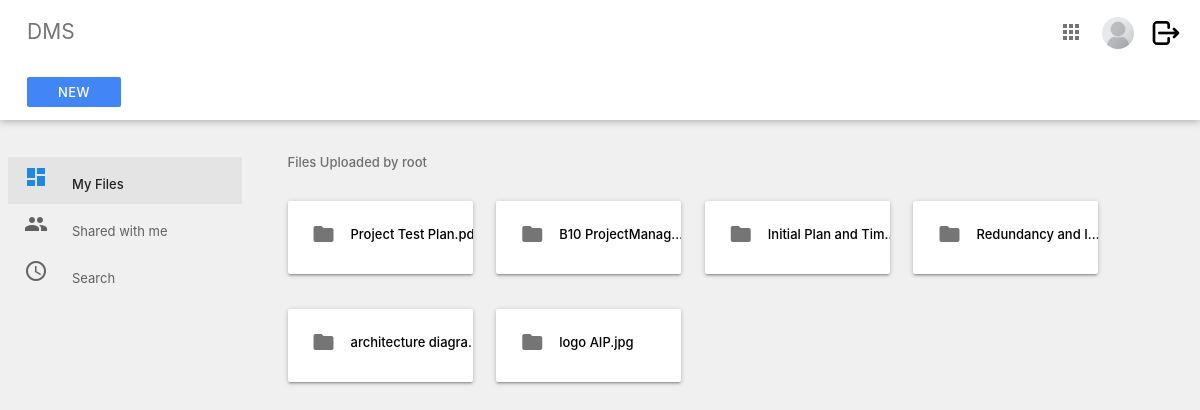
/index/ (signed in), run on an earlier commit of the app's database.
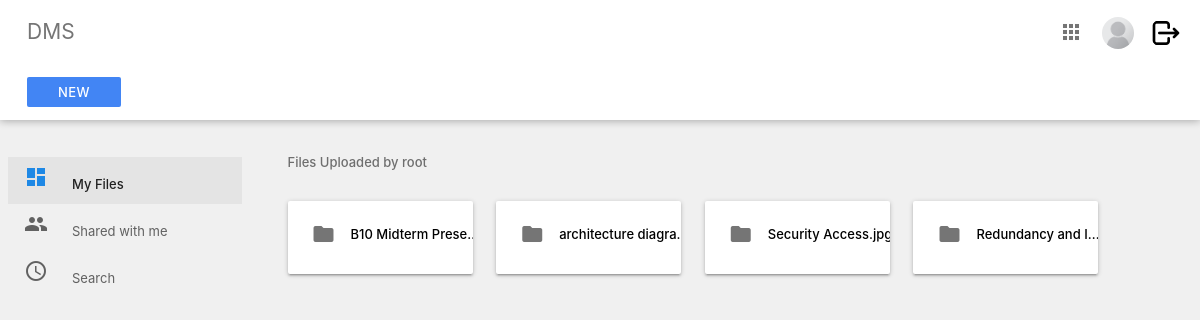
And on a later commit of the database.
### Users/models.py (models this page shows, shortened)
class UserInfo(models.Model):
    groupchoices = models.TextChoices('groupchoices', 'management accounting sales tech restricted')
    user = models.OneToOneField(User,
                                on_delete=models.CASCADE,
                                null=True,
                                blank=True)
    name = models.CharField(max_length=200, null=True)
    email = models.EmailField(max_length=200,null=True)
    image = models.ImageField(null=True, upload_to='profile_pics/', blank=True)
    active = models.BooleanField(default=True)
    priv_level = models.IntegerField(default=3)
    group = models.CharField(max_length=100,
                             default='restricted',
                             choices=groupchoices.choices)
    remarks = models.CharField(max_length=200, null=True, blank=True)
    @property
    def imageURL(self):
        try:
            url = self.image.url
        except:
            url = '/media/placeholder.png'
        return url

### System/models.py (models this page shows, shortened)
class Files(models.Model):
    groupchoices = models.TextChoices('groupchoices', 'management all accounting sales tech')
    name = models.CharField(max_length=100)
    org_name = models.CharField(max_length=100, blank=True, null=True)
    extension = models.CharField(max_length=10, blank=True, null=True)
    file = models.FileField(upload_to='files/')
    group = models.CharField(max_length=100,
                             default='all',
                             choices=groupchoices.choices)
    uploaded_by = models.ForeignKey(User, on_delete=models.SET_NULL, null=True, blank=True)
    version = models.IntegerField(default='1')
    active = models.BooleanField(default=True)
    created_at = models.DateTimeField(auto_now_add=True)
    new_version = models.BooleanField(default=False)
    file_content = models.TextField(blank=True, null=True)
    @property
    def fileURL(self):
        try:
            url = self.file.url
        except:
            url = None
        return url

class Version_control(models.Model):
    groupchoices = models.TextChoices('groupchoices', 'management all accounting sales tech')
    name = models.CharField(max_length=100)
    file = models.FileField(upload_to='files/version/')
    org_name = models.CharField(max_length=100, blank=True, null=True)
    extension = models.CharField(max_length=10, blank=True, null=True)
    version = models.IntegerField(default='2')
    prev_version = models.ForeignKey(Files, on_delete=models.SET_NULL, null=True, blank=True)
    pre_ver_control = models.ForeignKey('self', on_delete=models.SET_NULL, null=True, blank=True)
    group = models.CharField(max_length=100,
                             default='all',
                             choices=groupchoices.choices)
    uploaded_by = models.ForeignKey(User, on_delete=models.SET_NULL, null=True, blank=True)
    created_at = models.DateTimeField(auto_now_add=True)
    new_version = models.BooleanField(default=False)
    file_content = models.TextField(blank=True, null=True)
    @property
    def fileURL(self):
        try:
            url = self.file.url
        except:
            url = None
        return url

### System/views.py (the view)
# urls.py: path('index/', include("System.urls")),
@login_required(login_url='login')
def index(request):
    if not check_user_status(request):
        messages.error(request, 'Your account is not active. Please contact admin to activate your account.')
        return redirect('logout')
    user = UserInfo.objects.get(user=request.user)
    files = Files.objects.filter(uploaded_by=request.user, new_version=False)
    new_ver = Version_control.objects.filter(uploaded_by=request.user, new_version=False)
    context = {'index':'index','user':user}
    if new_ver.count() > 0:
        context = {'data1': new_ver, 'index':'index', 'user':user}
    if files.count() > 0:
        context = {'data': files, 'index':'index', 'user':user}
    if new_ver.count() > 0 and files.count() > 0:
         context = {'data': files, 'data1':new_ver, 'index':'index', 'user':user}
    return render(request, 'dms/index.html', context)

### System/utils.py (called while the page is built)
def check_user_status(request):
    user = UserInfo.objects.get(user=request.user)
    if user.active == True:
        return True
    else:
        return False

### template/dms/index.html (shortened to what this page needs)
{% extends  'dms/section/main.html'%}
{% load static %}
{% block content %}
    <div class="main">
      <div class="container-fluid">
        <p class="subheader">Files Uploaded by {{request.user}} </p>
        {% if data %}
        {% for d in data %}
        <div class="card-panel folder">
          <a href="{% url 'view' pk=d.id type='file' %}">
            <i class=" material-icons left">folder</i>
          </a>
          <div class="tooltip"><a href="{{d.fileURL}}" style="text-decoration: none;color: black; overflow: hidden;" onMouseOver="this.style.color='blue'"
            onMouseOut="this.style.color='black'"><div class="short">{{d.org_name}}.{{d.extension}}</div>
           </a> <span class="tooltiptext">Version : {{d.version}}</span>
          </div>
        </div>
        {%endfor%}
        {%endif%}
        {% if data1 %}
        {% for d in data1 %}
        <div class="card-panel folder">
          <a href="{% url 'view' pk=d.id type='version' %}" >
            <i class=" material-icons left">folder</i>
          </a>
          <div class="tooltip"><a href="{{d.fileURL}}" style="text-decoration: none;color: black; overflow: hidden;" onMouseOver="this.style.color='blue'"
            onMouseOut="this.style.color='black'"><div class="short">{{d.org_name}}.{{d.extension}}</div>
           </a> <span class="tooltiptext">Version : {{d.version}}</span>
          </div>
        </div>
        {%endfor%}
        {%endif%}
      </div>
    </div>
    {% endblock %}

### template/dms/section/main.html (shortened to what this page needs)
{% load static %}
<!DOCTYPE html>
<html lang="en">
  <head>
    <link
      rel="stylesheet"
      href="https://cdnjs.cloudflare.com/ajax/libs/materialize/1.0.0/css/materialize.min.css"
    />
    <link rel="stylesheet" href="{% static 'css/main.css' %}" />
  </head>
  <body>
    {% include 'dms/section/nav.html' %}
    {% block content %}
    {% endblock %}
  </body>
  {% include 'dms/section/footer.html' %}

### template/dms/section/nav.html (shortened to what this page needs)
{%load static%}
<div class="navbar-fixed">
    <nav class="nav-extended white">
      <div class="nav-wrapper white">
        <ul>
          <li>
            <a href="{% url 'index' %}" class="title grey-text text-darken-1"
              >DMS</a
            >
          </li>
        </ul>
        <ul class="right">
          {%if request.user.is_staff%}
          <li>
            <a href="{% url 'admin:index' %}"
              ><i class="material-icons grey-text text-darken-1">apps</i></a
            >
          </li>
          {%endif%}
          <li>
            <a href="{% url 'edit'%}"
              ><img src="{{ user.imageURL }}" alt="profile pic" class="circle" style="height: 32px;
              width: 32px;"
            /></a>
          </li>
          <li>
            <a href="{% url 'logout'%}"
              ><img src="{% static 'media/logout.png'%}" alt="profile pic" class="circle" style="height: 32px;
              width: 32px;"
            /></a>
          </li>
        </ul>
      </div>
      <div class="nav-wrapper nav-2">
        <ul>
          {% if user.group != "restricted" %}
          <li>
            <a
              href="{% url 'upload' %}"
              class="waves-effect waves-light btn btn-flat white-text"
              >New</a
            >
          </li>
          {% endif %}
        </ul>
      </div>
    </nav>
  </div>
  <ul class="side-nav fixed floating transparent z-depth-0">
    <li {% if index %}class="active" {%endif%}>
      <a href="{% url 'index' %}"
        ><i class="material-icons blue-text text-darken-1">dashboard</i>My
        Files{{active}}</a
      >
    </li>
    {% if user.group == "restricted" %}
    <li>
      <a><i class="material-icons">people</i>Shared with me</a>
    </li>
    <li>
      <a><i class="material-icons">access_time</i>Search</a>
    </li>
    {%else%}
    <li {% if shared %}class="active" {%endif%}>
      <a href="{% url 'shared' %}"><i class="material-icons">people</i>Shared with me</a>
    </li>
    <li {% if search %}class="active" {%endif%}>
      <a href="{%url 'search'%}"><i class="material-icons">access_time</i>Search</a>
    </li>
    {%endif%}
  </ul>

### template/dms/section/footer.html (shortened to what this page needs)
{% load static %}
</html>

### static/css/main.css (style rules this page uses)
body { background-color: #f0f0f0; font-size: 13px; }
.container-fluid { padding: 1rem 2.5rem; margin: auto; }
.main { position: absolute; width: calc(100% - 250px); top: 125px; margin-left: 250px; }
.subheader { color: rgba(0, 0, 0, 0.54); font-weight: 500; }
nav { box-shadow: 0 1px 8px rgba(0, 0, 0, 0.3); }
nav ul li { text-align: center; }
nav ul.right { padding-right: 12px; }
nav ul.right li { max-width: 48px; }
nav ul a { padding-right: 0 12px; }
nav ul a img { height: 32px; width: 32px; vertical-align: middle; margin-left: -5px; }
.nav-wrapper { padding-left: 12px; }
.nav-wrapper .title { font-size: 1.4rem; }
.nav-wrapper .btn-flat { background-color: #4285f4 !important; font-size: 13px; font-weight: 500; height: 30px; line-height: 30px; width: 94px; }
.nav-2, .nav-2 i { height: 56px !important; line-height: 56px !important; min-height: 56px !important; }
.side-nav.floating { width: 250px; padding: 85px 8px 0 !important; height: calc(100% - 130px); left: initial; right: initial; top: 125px; transform: initial; z-index: auto; margin: 0.5rem 0 1rem 0; border-radius: 2px; background: transparent; box-shadow: none; }
.side-nav .active { background-color: rgba(0, 0, 0, 0.05); }
.side-nav .active a { color: #212121; font-weight: 500; }
.side-nav li a, .side-nav li a i.material-icons { height: 40px; line-height: 40px; }
.side-nav li a i.material-icons { margin-right: 24px; }
.side-nav li a { padding: 0 16px; font-weight: normal; font-size: 13px; color: #616161; }
.folder { width: 185px; display: inline-block; margin: 15px 20px 15px 0; font-weight: 500; overflow: hidden; text-overflow: ellipsis; white-space: nowrap; }
.folder i { color: rgba(0, 0, 0, 0.54); margin-top: -3px; }

### template/dms/index.html (style rules this page uses)
.tooltip { position: relative; display: inline-block; }
.short { overflow: hidden; white-space: nowrap; text-overflow: ellipsis; width: 130px; }

What changed in the data, as far as the page shows it:
removed Files: org_name "Project Test P…"
removed Files: org_name "B10 ProjectManag…"
removed Files: org_name "Initial Plan and Tim…"
removed Files: org_name "Redundancy and I…"
removed Version_control: org_name "logo AIP", extension "jpg"
added Version_control: org_name "B10 Midterm Prese…"
added Version_control: org_name "Security Acc…"
added Version_control: org_name "Redundancy and I…"
